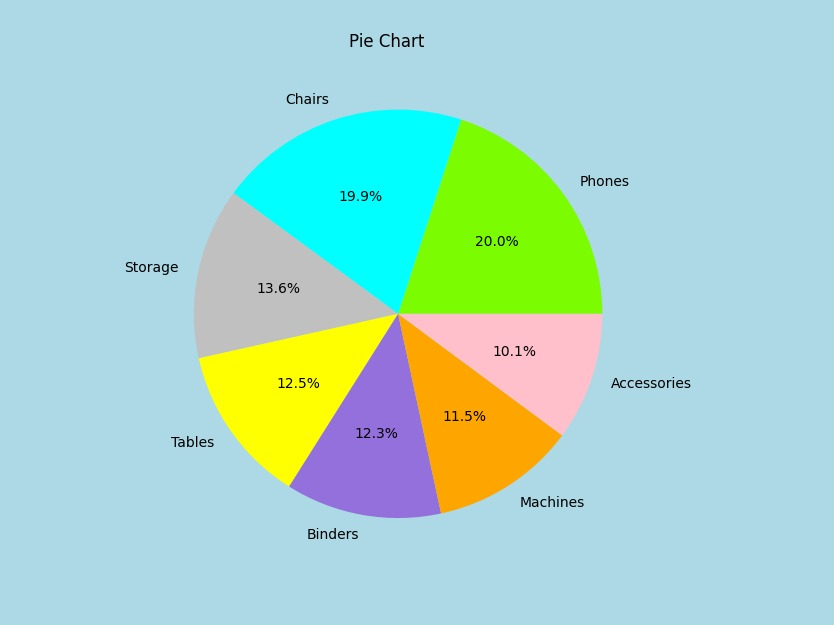

Here is the Python script that generated this plot:
import matplotlib.pyplot as plt
import pandas as pd

data=pd.read_csv('SampleSuperstore.csv')

grouped_data = data.groupby("Sub-Category")["Sales"].sum().nlargest(7)

# Create a figure and axis
fig, ax = plt.subplots(facecolor='lightblue')

# Define custom colors
colors = ['lawngreen', 'aqua', 'silver', 'yellow', 'mediumpurple', 'orange', 'pink']

# Plot the data with custom colors
ax.pie(grouped_data, labels=grouped_data.index, colors=colors, autopct='%1.1f%%', pctdistance=0.6)

# Set title
ax.set_title("Pie Chart")

# Show plot
plt.show()
